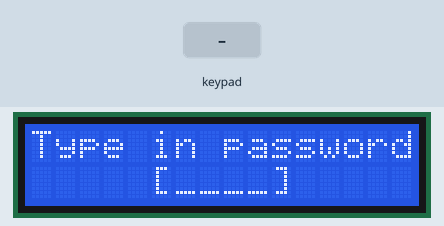
This sketch was run on a simulated Arduino Uno, built with avr-gcc and run on an emulated ATmega328P. On the bench: 16×2 character LCD. Inputs (shaded band) come from the test bench. What the sketch prints to the serial monitor is not drawn.

Above: at 1.4 s.
1.5 s: keypad keys 4 4 8 8 pressed 0.4 s apart
At 3.4 s:
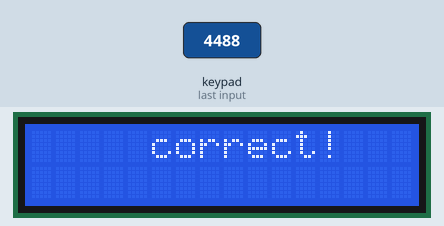
4.6 s: keypad keys 7 6 5 4 pressed 0.4 s apart
At 6.8 s:
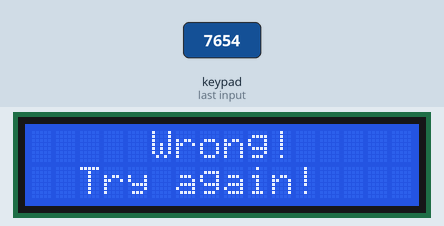
9.2 s: key '1' pressed
At 10.0 s:
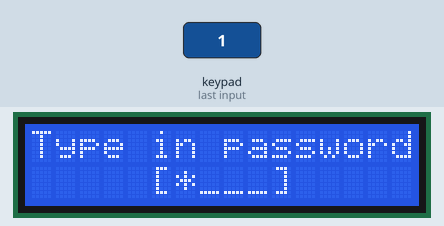
10.7 s: key '2' pressed
At 11.5 s:
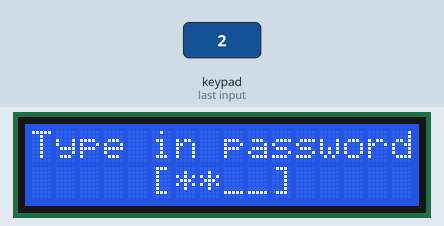
Timing chart, 0 to 13.2 s (numbered marks = the images above; inputs shaded):
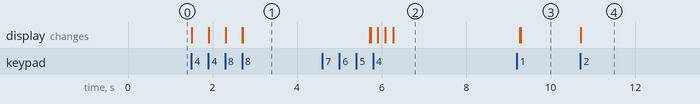

Measured:
- after the input at 1.5 s, the display: first changes at once (image 1 shows a later state)
- after the input at 4.6 s, the display: first differs from a run without the input after 1.1 s (image 2 shows a later state)
- after the input at 9.2 s, the display: first differs from a run without the input after 0.10 s (image 3)
- after the input at 10.7 s, the display: changes at once (image 4)

The sketch:

passwordLcok.ino
```cpp
//Code-snippeds inspired from:
//To hide password with * on Display https://www.arduinoplatform.com/keypads-and-displays/reading-a-4-x-4-keypad-with-arduino/

// Load the LiquidCrystal and Keypas libraries, which will give us commands use
#include <LiquidCrystal.h>
#include <Keypad.h>

// Define LCD display pins
LiquidCrystal lcd(13, 12, 11, 10, 9, 8);


// Number in Rows and Cols
const byte KEYPAD_ROWS = 4;
const byte KEYPAD_COLS = 4;

//Define where the pins are for the rows
byte rowPins[KEYPAD_ROWS] = { 7, 6, 5, 4 };

//Define where the pins are for the cols
byte colPins[KEYPAD_COLS] = { 3, 2, A0, A1 };

//Define the keys on the keypad
char keys[KEYPAD_ROWS][KEYPAD_COLS] = {
  {'1', '2', '3', 'A'},
  {'4', '5', '6', 'B'},
  {'7', '8', '9', 'C'},
  {'*', '0', '#', 'D'}
};

//Declare keypad
Keypad keypad = Keypad(makeKeymap(keys), rowPins, colPins, KEYPAD_ROWS, KEYPAD_COLS);


void setup()
{
  Serial.begin(9600);

  //Set pins for each pin of the rows as input
  for (int row = 0; row < KEYPAD_ROWS; row++) {

    pinMode(rowPins[row], INPUT);

    // turn on Pull-ups
    digitalWrite(rowPins[row], HIGH);
  }

  //Set pins for each pin of the cols as input
  for (int column = 0; column < KEYPAD_COLS; column++) {

    pinMode(colPins[column], OUTPUT);

  	// Make all columns inactive
    digitalWrite(colPins[column], HIGH);

  	//Initialize the 16x2 LCD
	lcd.begin(16, 2);

	//Clear any data displayed on the LCD
	lcd.clear();
  }
}

void loop() {

  //Print the inital message to enter password
  lcd.print("Type in password");
  lcd.setCursor(5, 1);
  lcd.print("[____]");
  lcd.setCursor(6, 1);
  String result = "";

  //Let the user type in a 4 digit password
  while (result.length() < 4) {
    char key = keypad.getKey();

    //Only numbers are allowed to type in
    if (key >= '0' && key <= '9') {
      lcd.print('*');
      result += key;
    }
  }
  delay(10);

  //Print the typed in password in serial monitor
  Serial.print("Password typed: ");
  Serial.println(result);

  //Check if the Password is correct
  //If password is correct print out correct in LCD display
  if(result=="4488"){
    //clear all messages on display
    lcd.clear();
    //set cursor to write on frist row
    lcd.setCursor(5, 0);
	lcd.print("correct!");
	delay(3000);
    lcd.clear();
  }else{
    //If password is wrong print out response on LCD display
  	lcd.clear();
    //set cursor to write on frist row
    lcd.setCursor(5, 0);
	lcd.print("Wrong!");
    //set cursor to write on second row
    lcd.setCursor(2, 1);
	lcd.print("Try again!");
	delay(3000);
    lcd.clear();
  }
}
```
